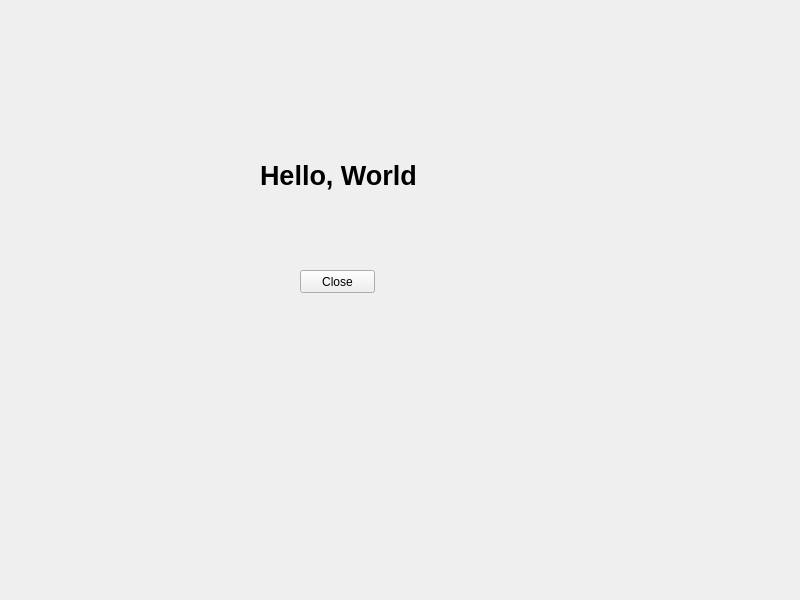
<?xml version="1.0" encoding="UTF-8"?>
<ui version="4.0">
 <class>Widget</class>
 <widget class="QWidget" name="Widget">
  <property name="geometry">
   <rect>
    <x>0</x>
    <y>0</y>
    <width>800</width>
    <height>600</height>
   </rect>
  </property>
  <property name="windowTitle">
   <string>My First Demo</string>
  </property>
  <widget class="QLabel" name="LabelDemo">
   <property name="geometry">
    <rect>
     <x>260</x>
     <y>110</y>
     <width>181</width>
     <height>131</height>
    </rect>
   </property>
   <property name="font">
    <font>
     <pointsize>20</pointsize>
     <weight>75</weight>
     <bold>true</bold>
    </font>
   </property>
   <property name="text">
    <string>Hello, World</string>
   </property>
  </widget>
  <widget class="QPushButton" name="btnClose">
   <property name="geometry">
    <rect>
     <x>300</x>
     <y>270</y>
     <width>75</width>
     <height>23</height>
    </rect>
   </property>
   <property name="text">
    <string>Close</string>
   </property>
  </widget>
 </widget>
 <resources/>
 <connections>
  <connection>
   <sender>btnClose</sender>
   <signal>clicked()</signal>
   <receiver>Widget</receiver>
   <slot>close()</slot>
   <hints>
    <hint type="sourcelabel">
     <x>307</x>
     <y>221</y>
    </hint>
    <hint type="destinationlabel">
     <x>399</x>
     <y>299</y>
    </hint>
   </hints>
  </connection>
 </connections>
</ui>
